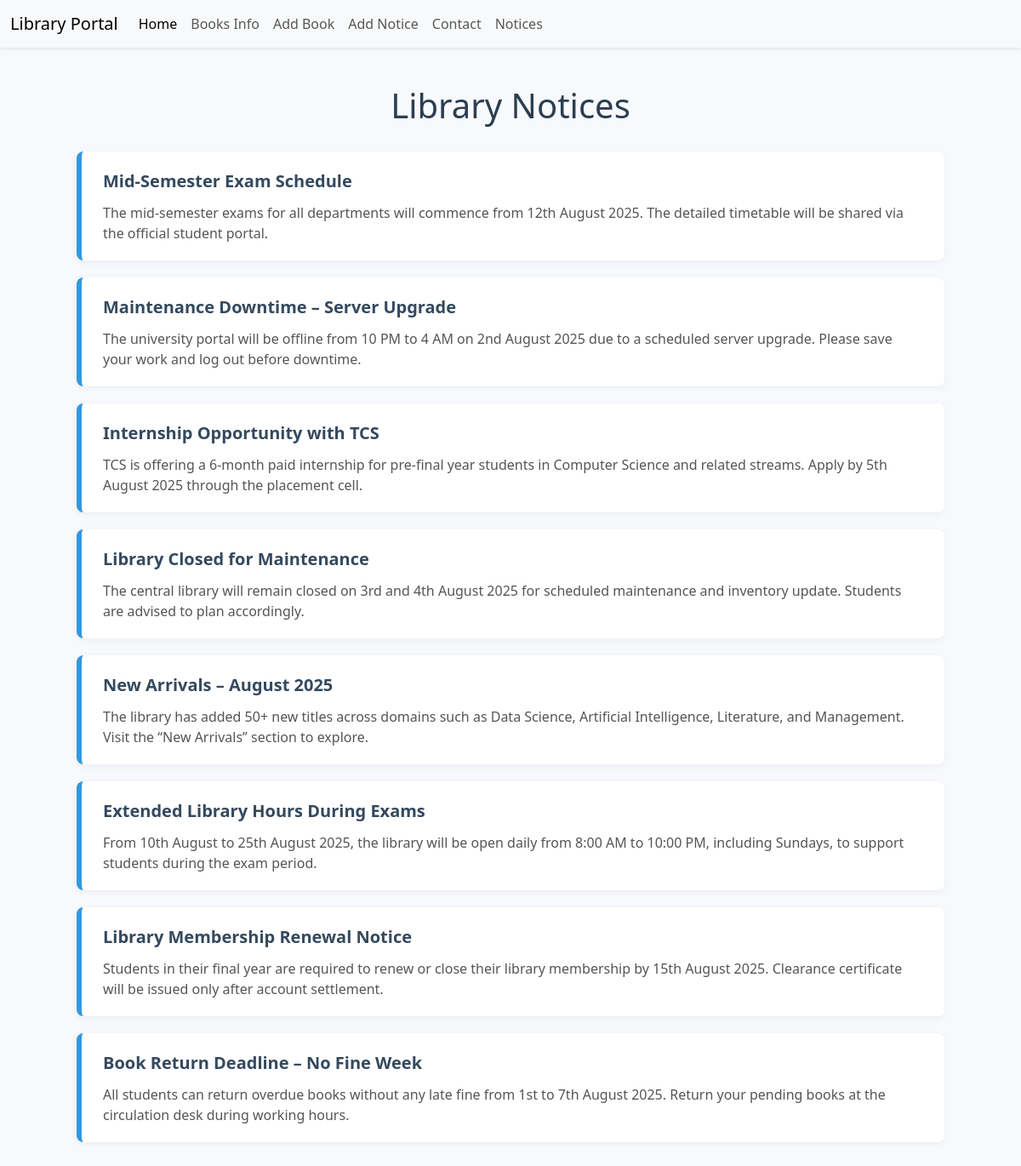
Before: /notice/ with the older database file.
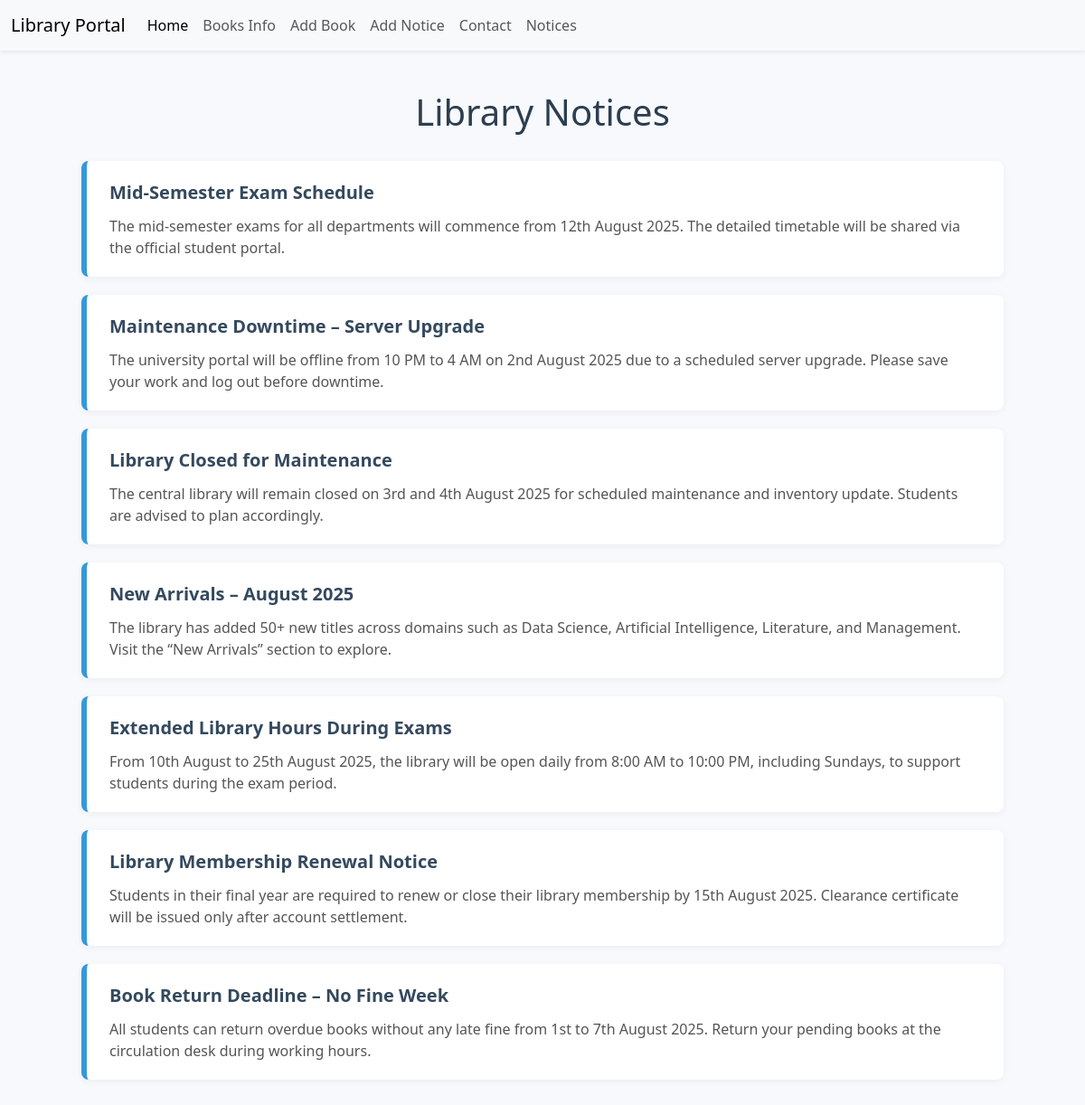
After: the same page with the newer database file.
### NoticeBoard/models.py (models this page shows, shortened)
class Notice(models.Model):
    title = models.CharField(max_length=100)
    details = models.TextField()

### NoticeBoard/views.py (the view)
# urls.py: path('',views.notice,name='notice')
def notice(request):
    data = Notice.objects.all()
    notices={
        'notices':data
    }
    return render(request,'notice_board/notice_board.html',context=notices)

### templates/notice_board/notice_board.html (shortened to what this page needs)
{% load static %}
<!DOCTYPE html>
<html lang="en">
  <head>
    <link
      href="https://cdn.jsdelivr.net/npm/bootstrap@5.3.0/dist/css/bootstrap.min.css"
      rel="stylesheet"
    />
  </head>
  <body>
    <nav
      class="navbar navbar-expand-lg bg-body-tertiary shadow-sm bg-light fixed-top"
    >
      <div class="container-fluid">
        <a class="navbar-brand" href="/">Library Portal</a>
        <div class="collapse navbar-collapse" id="navbarSupportedContent">
          <ul class="navbar-nav me-auto mb-2 mb-lg-0">
            <li class="nav-item">
              <a class="nav-link active" aria-current="page" href="/">Home</a>
            </li>
            <li class="nav-item">
              <a class="nav-link" href="/books">Books Info</a>
            </li>
            <li class="nav-item">
              <a class="nav-link" href="/editbook">Add Book</a>
            </li>
            <li class="nav-item">
              <a class="nav-link" href="/addnotice">Add Notice</a>
            </li>
            <li class="nav-item">
              <a class="nav-link" href="#">Contact</a>
            </li>
            <li class="nav-item">
              <a class="nav-link" href="/notice">Notices</a>
            </li>
          </ul>
        </div>
      </div>
    </nav>
    <h1>Library Notices</h1>
    {% if notices %}
    <div class="notice-container">
      {% for notice in notices %}
      <div class="notice-card">
        <div class="notice-title">{{ notice.title }}</div>
        <div class="notice-details">{{ notice.details }}</div>
      </div>
      {% endfor %}
    </div>
    {% else %}
    <div class="no-notice">
      <h3>No Notices Available</h3>
    </div>
    {% endif %}
  </body>
</html>

Changed rows visible on the page:
removed Notice: title "Internship Opportunity with TCS", details "TCS is offering a 6-month paid internship for pre-final year students in Computer Science and related streams. Apply by 5th August 2025 through the placement cell."
